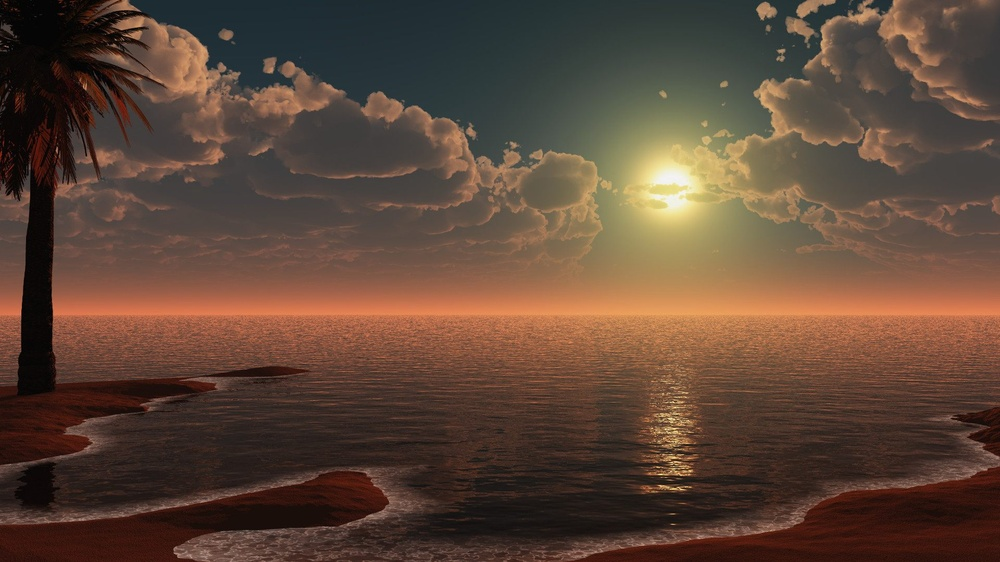
#> input picture img/1.jpg, 1000 x 562 px, shrunk from 1920 x 1080 before the run
$ python 9.py
#> lines starting #> are read from the running program, lines starting #| are printed output that depends on the picture; after the words box and inside, x2 and y2 are one past the last pixel; in counts of white or black regions, pixels touching at a corner belong together
# Análise de Imagens: Análise de Forma, Análise de Textura (Local Binary Patterns).

import cv2
import numpy as np

imagem1 = cv2.imread('./img/1.jpg')
#> imagem1 is the input picture: shape (562, 1000, 3); mean B, G, R 56, 70.2, 93.4
imagem2 = cv2.imread('./img/2.png')
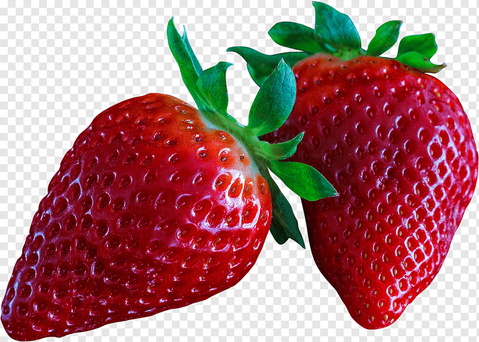
#> input picture img/2.png, 479 x 342 px, shrunk from 920 x 656 before the run
#> imagem2 is the input picture: shape (342, 479, 3); mean B, G, R 120.4, 119.4, 169.8

# Análise de Forma - Contornos
# Converter a imagem para escala de cinza para facilitar a análise.
imagem_cinza = cv2.cvtColor(imagem1, cv2.COLOR_BGR2GRAY)
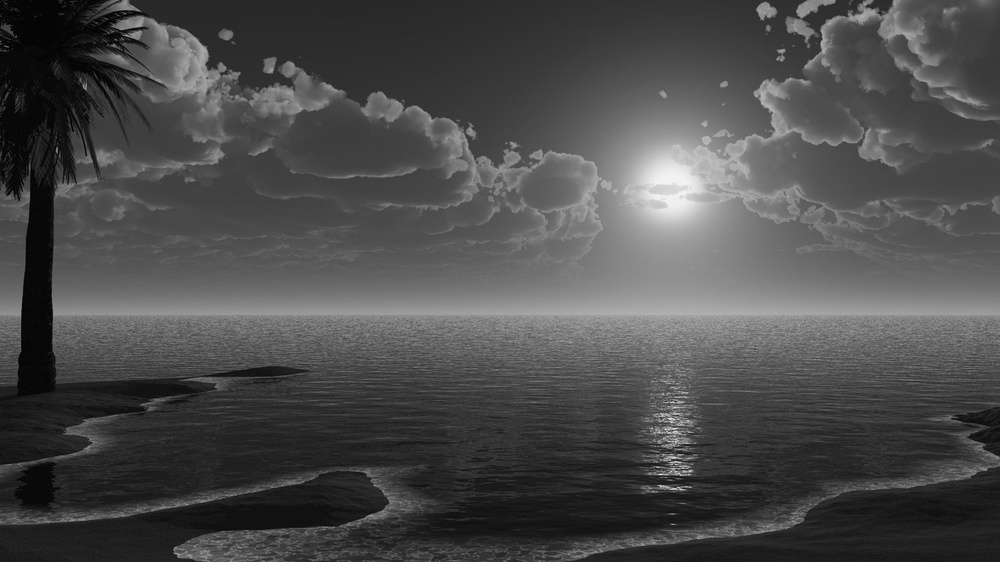
#> imagem_cinza: shape (562, 1000); min 0, max 245, mean 75.6

# Aplicar limiarização para binarizar a imagem.
# cv2.threshold transforma a imagem em uma imagem binária (preto e branco).
_, imagem_binaria = cv2.threshold(imagem_cinza, 127, 255, cv2.THRESH_BINARY)
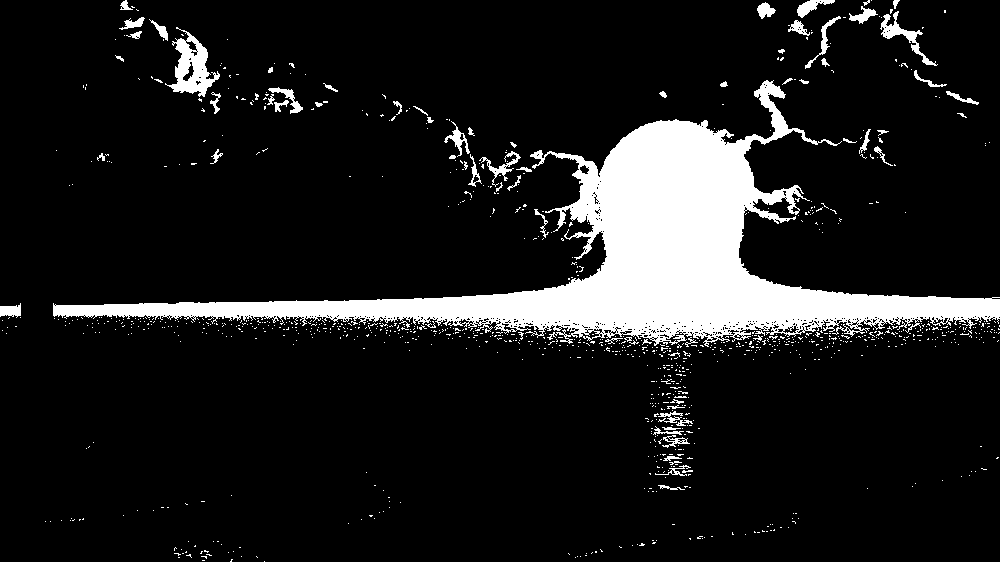
#> imagem_binaria: shape (562, 1000); 11.5% white; 1093 white regions (1024 under 20 px)

# Encontrar contornos na imagem binária.
# cv2.findContours detecta contornos, que são os limites dos objetos na imagem.
contornos, _ = cv2.findContours(imagem_binaria, cv2.RETR_TREE, cv2.CHAIN_APPROX_SIMPLE)
#> contornos = 1669 contours, 1605 with area under 20; largest, box (x1, y1, x2, y2) and area: (53, 80, 1000, 347) 53748, (165, 27, 220, 97) 1610, (880, 11, 938, 66) 504, (797, 0, 835, 18) 242, (479, 151, 521, 187) 210

# Desenhar os contornos encontrados na imagem original.
# cv2.drawContours desenha contornos na imagem original (imagem1) com cor verde (0, 255, 0) e espessura 2.
cv2.drawContours(imagem1, contornos, -1, (0, 255, 0), 2)
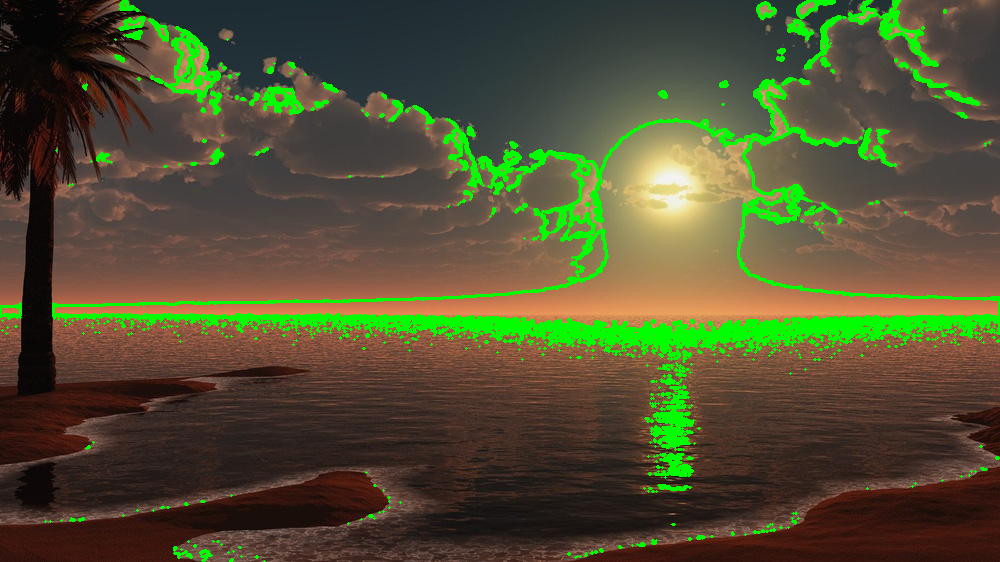
#> imagem1: shape (562, 1000, 3); 7.18% of pixels changed, all inside (x1, y1, x2, y2) = (0, 0, 1000, 562)

cv2.imshow('Análise de Forma (Contornos)', imagem1)
cv2.waitKey(0)
cv2.destroyAllWindows()

# Análise de Textura - Local Binary Patterns (LBP)
def lbp_calculate(imagem):
    # Inicializar uma matriz LBP com zeros do mesmo tamanho da imagem.
    lbp = np.zeros_like(imagem)

    # Percorrer cada pixel da imagem, ignorando as bordas.
    for i in range(1, imagem.shape[0] - 1):
        for j in range(1, imagem.shape[1] - 1):
            center = imagem[i, j] # Valor do pixel central
            binary_str = '' # String binária para armazenar os valores

            # Comparar os pixels vizinhos com o pixel central e construir a string binária.
            binary_str += '1' if imagem[i-1, j-1] >= center else '0'  # Canto superior esquerdo
            binary_str += '1' if imagem[i-1, j] >= center else '0'    # Cima
            binary_str += '1' if imagem[i-1, j+1] >= center else '0'  # Canto superior direito
            binary_str += '1' if imagem[i, j+1] >= center else '0'    # Direita
            binary_str += '1' if imagem[i+1, j+1] >= center else '0'  # Canto inferior direito
            binary_str += '1' if imagem[i+1, j] >= center else '0'    # Baixo
            binary_str += '1' if imagem[i+1, j-1] >= center else '0'  # Canto inferior esquerdo
            binary_str += '1' if imagem[i, j-1] >= center else '0'    # Esquerda

            # Converter a string binária para um número inteiro e armazenar na matriz LBP.
            lbp[i, j] = int(binary_str, 2)
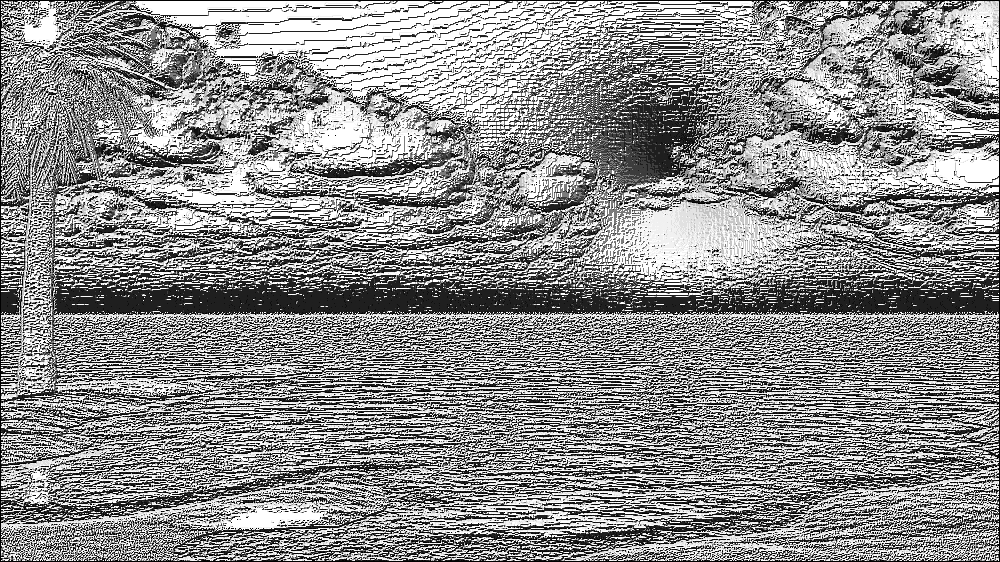
#> lbp: shape (562, 1000); min 0, max 255, mean 142
    return lbp

imagem_lbp = lbp_calculate(imagem_cinza)
cv2.imshow('Análise de Textura (LBP)', imagem_lbp)
cv2.waitKey(0)
cv2.destroyAllWindows()
